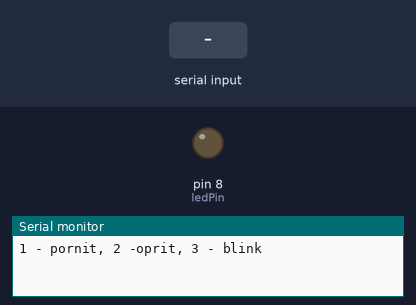
This sketch was run on a simulated Arduino Uno, built with avr-gcc and run on an emulated ATmega328P. On the bench: output pins drawn as LEDs (lit = HIGH), the last lines printed to the serial monitor. Dashed ring = blinking. The test bench sets the inputs (shaded band).

Above: at 1.2 s.
1.3 s: "3\n" received over Serial
At 1.55 s:
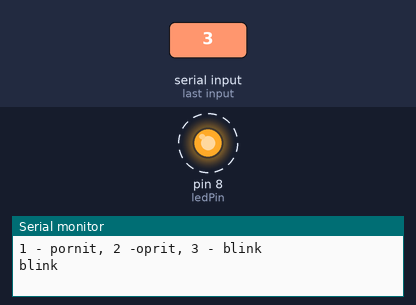
4.3 s: byte 49 ('1') received over Serial
At 4.6 s:
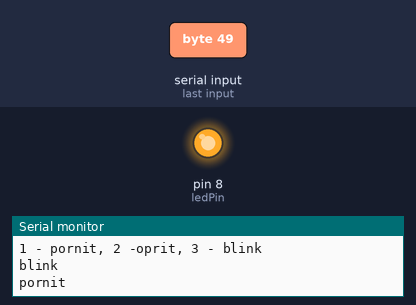
5.8 s: byte 50 ('2') received over Serial
At 6.9 s:
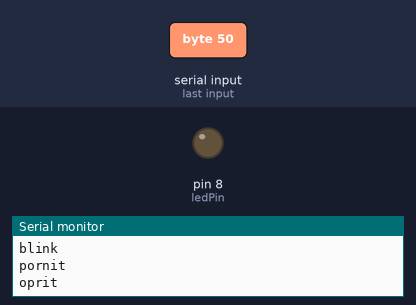
8.8 s: "1\n" received over Serial
At 9.2 s:
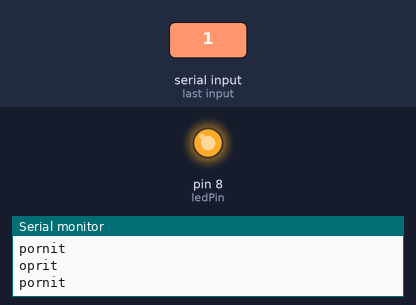
10.3 s: "2\n" received over Serial
At 11.6 s:
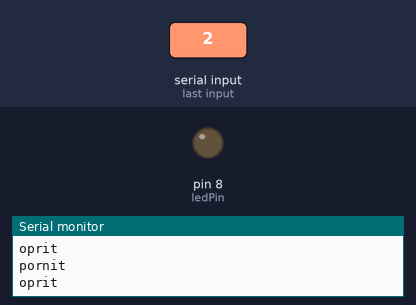
Timing chart, 0 to 12.8 s (numbered marks = the images above; inputs shaded):
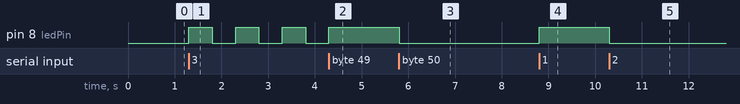

The sketch:

serial3options.ino
```cpp
const int ledPin = 8;
int ledState = LOW;
unsigned long prevTime = 0;
bool blink = false;

void setup() {
  Serial.begin(9600);
  pinMode(ledPin, OUTPUT);
  Serial.println("1 - pornit, 2 -oprit, 3 - blink");
}

void loop() {
  if (Serial.available() > 0) {
    char option = Serial.read();
    if (option == '\n' || option == '\r') return;

    switch (option) {
      case '1':
        Serial.println("pornit");
        digitalWrite(ledPin, HIGH);
        blink = false;
        break;

      case '2':
        Serial.println("oprit");
        digitalWrite(ledPin, LOW);
        blink = false;
        break;

      case '3':
        Serial.println("blink");
        blink = true;
        break;

      default:
        Serial.println("not an option");
        break;
    }
  }

  if (blink) {
    unsigned long now = millis();
    if (now - prevTime >= 500) {
      prevTime = now;
      ledState = !ledState;
      digitalWrite(ledPin, ledState);
    }
  }
}
```

Measured:
- after the input at 1.3 s, pin 8 (ledPin): alternates HIGH for 0.50 s and LOW for 0.50 s, starting at once
- after the input at 4.3 s, pin 8 (ledPin): goes on until 4.3 s, then stays HIGH
- after the input at 5.8 s, pin 8 (ledPin): HIGH → LOW at once
- after the input at 8.8 s, pin 8 (ledPin): LOW → HIGH at once
- after the input at 10.3 s, pin 8 (ledPin): HIGH → LOW at once
